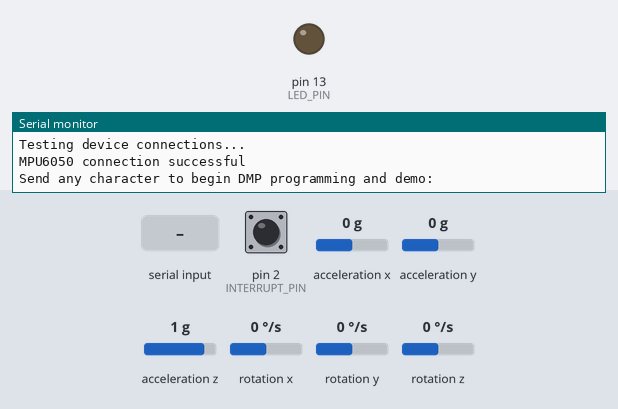
Bench run of a sketch on a simulated Arduino Leonardo, built with avr-gcc and run on an emulated ATmega32U4. Shown: output pins drawn as LEDs (lit = HIGH), the last lines printed to the serial monitor. Dashed ring = blinking. The test bench sets the inputs (shaded band); at power-on: rotation z 0 °/s, acceleration y 0 g, acceleration x 0 g, acceleration z 1 g, pin 2 (INTERRUPT_PIN) LOW, rotation x 0 °/s, rotation y 0 °/s. The sensor or clock chip raises its interrupt line as the real part does.

Above: at 0.8 s.
0.9 s: "1\n" received over Serial
At 2.17 s:
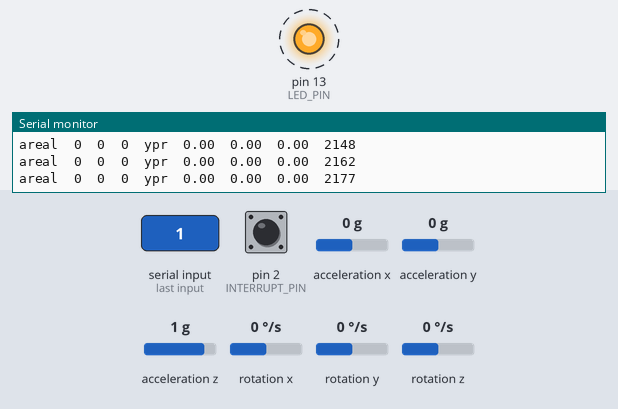
3.9 s: rotation z set to -100 °/s
6.9 s: acceleration y set to 1.4 g
9.9 s: acceleration x set to -1.4 g
12.9 s: acceleration y set to -1.4 g
15.9 s: acceleration z set to -0.8 g
Timing chart, 0 to 19.9 s (numbered marks = the images above; inputs shaded):
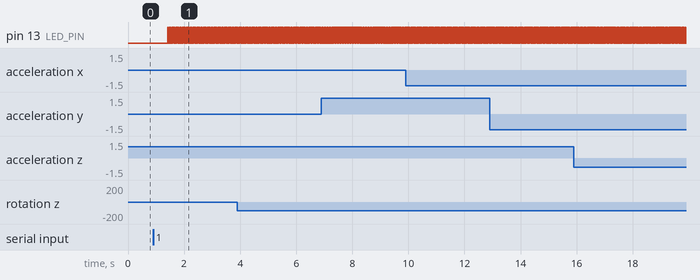

Measured:
- after the input at 0.9 s, pin 13 (LED_PIN): alternates HIGH for 0.01 s and LOW for 0.01 s, starting after 0.52 s

The sketch:

MPU6050_DMP6calibrated.ino
```cpp
// I2C device class (I2Cdev) demonstration Arduino sketch for MPU6050 class using DMP (MotionApps v2.0)
// 6/21/2012 by Jeff Rowberg <jeff@rowberg.net>
// Updates should (hopefully) always be available at https://github.com/jrowberg/i2cdevlib
//
// Changelog:
//      2019-07-08 - Added Auto Calibration and offset generator
//		   - and altered FIFO retrieval sequence to avoid using blocking code
//      2016-04-18 - Eliminated a potential infinite loop
//      2013-05-08 - added seamless Fastwire support
//                 - added note about gyro calibration
//      2012-06-21 - added note about Arduino 1.0.1 + Leonardo compatibility error
//      2012-06-20 - improved FIFO overflow handling and simplified read process
//      2012-06-19 - completely rearranged DMP initialization code and simplification
//      2012-06-13 - pull gyro and accel data from FIFO packet instead of reading directly
//      2012-06-09 - fix broken FIFO read sequence and change interrupt detection to RISING
//      2012-06-05 - add gravity-compensated initial reference frame acceleration output
//                 - add 3D math helper file to DMP6 example sketch
//                 - add Euler output and Yaw/Pitch/Roll output formats
//      2012-06-04 - remove accel offset clearing for better results (thanks Sungon Lee)
//      2012-06-01 - fixed gyro sensitivity to be 2000 deg/sec instead of 250
//      2012-05-30 - basic DMP initialization working

/* ============================================
I2Cdev device library code is placed under the MIT license
Copyright (c) 2012 Jeff Rowberg

Permission is hereby granted, free of charge, to any person obtaining a copy
of this software and associated documentation files (the "Software"), to deal
in the Software without restriction, including without limitation the rights
to use, copy, modify, merge, publish, distribute, sublicense, and/or sell
copies of the Software, and to permit persons to whom the Software is
furnished to do so, subject to the following conditions:

The above copyright notice and this permission notice shall be included in
all copies or substantial portions of the Software.

THE SOFTWARE IS PROVIDED "AS IS", WITHOUT WARRANTY OF ANY KIND, EXPRESS OR
IMPLIED, INCLUDING BUT NOT LIMITED TO THE WARRANTIES OF MERCHANTABILITY,
FITNESS FOR A PARTICULAR PURPOSE AND NONINFRINGEMENT. IN NO EVENT SHALL THE
AUTHORS OR COPYRIGHT HOLDERS BE LIABLE FOR ANY CLAIM, DAMAGES OR OTHER
LIABILITY, WHETHER IN AN ACTION OF CONTRACT, TORT OR OTHERWISE, ARISING FROM,
OUT OF OR IN CONNECTION WITH THE SOFTWARE OR THE USE OR OTHER DEALINGS IN
THE SOFTWARE.
===============================================
*/

// I2Cdev and MPU6050 must be installed as libraries, or else the .cpp/.h files
// for both classes must be in the include path of your project
#include "I2Cdev.h"

#include "MPU6050_6Axis_MotionApps20.h"
//#include "MPU6050.h" // not necessary if using MotionApps include file

// Arduino Wire library is required if I2Cdev I2CDEV_ARDUINO_WIRE implementation
// is used in I2Cdev.h
#if I2CDEV_IMPLEMENTATION == I2CDEV_ARDUINO_WIRE
    #include "Wire.h"
#endif

// class default I2C address is 0x68
// specific I2C addresses may be passed as a parameter here
// AD0 low = 0x68 (default for SparkFun breakout and InvenSense evaluation board)
// AD0 high = 0x69
MPU6050 mpu;
//MPU6050 mpu(0x69); // <-- use for AD0 high

/* =========================================================================
   NOTE: In addition to connection 3.3v, GND, SDA, and SCL, this sketch
   depends on the MPU-6050's INT pin being connected to the Arduino's
   external interrupt #0 pin. On the Arduino Uno and Mega 2560, this is
   digital I/O pin 2.
 * ========================================================================= */

/* =========================================================================
   NOTE: Arduino v1.0.1 with the Leonardo board generates a compile error
   when using Serial.write(buf, len). The Teapot output uses this method.
   The solution requires a modification to the Arduino USBAPI.h file, which
   is fortunately simple, but annoying. This will be fixed in the next IDE
   release. For more info, see these links:

   http://arduino.cc/forum/index.php/topic,109987.0.html
   http://code.google.com/p/arduino/issues/detail?id=958
 * ========================================================================= */


// uncomment "OUTPUT_READABLE_QUATERNION" if you want to see the actual
// quaternion components in a [w, x, y, z] format (not best for parsing
// on a remote host such as Processing or something though)
//#define OUTPUT_READABLE_QUATERNION

// uncomment "OUTPUT_READABLE_EULER" if you want to see Euler angles
// (in degrees) calculated from the quaternions coming from the FIFO.
// Note that Euler angles suffer from gimbal lock (for more info, see
// http://en.wikipedia.org/wiki/Gimbal_lock)
//#define OUTPUT_READABLE_EULER

// uncomment "OUTPUT_READABLE_YAWPITCHROLL" if you want to see the yaw/
// pitch/roll angles (in degrees) calculated from the quaternions coming
// from the FIFO. Note this also requires gravity vector calculations.
// Also note that yaw/pitch/roll angles suffer from gimbal lock (for
// more info, see: http://en.wikipedia.org/wiki/Gimbal_lock)
#define OUTPUT_READABLE_YAWPITCHROLL

// uncomment "OUTPUT_READABLE_REALACCEL" if you want to see acceleration
// components with gravity removed. This acceleration reference frame is
// not compensated for orientation, so +X is always +X according to the
// sensor, just without the effects of gravity. If you want acceleration
// compensated for orientation, us OUTPUT_READABLE_WORLDACCEL instead.
#define OUTPUT_READABLE_REALACCEL

// uncomment "OUTPUT_READABLE_WORLDACCEL" if you want to see acceleration
// components with gravity removed and adjusted for the world frame of
// reference (yaw is relative to initial orientation, since no magnetometer
// is present in this case). Could be quite handy in some cases.
//#define OUTPUT_READABLE_WORLDACCEL

// uncomment "OUTPUT_TEAPOT" if you want output that matches the
// format used for the InvenSense teapot demo
//#define OUTPUT_TEAPOT


#define INTERRUPT_PIN 2  // use pin 2 on Arduino Uno & most boards
#define LED_PIN 13 // (Arduino is 13, Teensy is 11, Teensy++ is 6)
bool blinkState = false;

// MPU control/status vars
bool dmpReady = false;  // set true if DMP init was successful
uint8_t mpuIntStatus;   // holds actual interrupt status byte from MPU
uint8_t devStatus;      // return status after each device operation (0 = success, !0 = error)
uint16_t packetSize;    // expected DMP packet size (default is 42 bytes)
uint16_t fifoCount;     // count of all bytes currently in FIFO
uint8_t fifoBuffer[64]; // FIFO storage buffer

// orientation/motion vars
Quaternion q;           // [w, x, y, z]         quaternion container
VectorInt16 aa;         // [x, y, z]            accel sensor measurements
VectorInt16 aaReal;     // [x, y, z]            gravity-free accel sensor measurements
VectorInt16 aaWorld;    // [x, y, z]            world-frame accel sensor measurements
VectorFloat gravity;    // [x, y, z]            gravity vector
float euler[3];         // [psi, theta, phi]    Euler angle container
float ypr[3];           // [yaw, pitch, roll]   yaw/pitch/roll container and gravity vector

// packet structure for InvenSense teapot demo
uint8_t teapotPacket[14] = { '$', 0x02, 0,0, 0,0, 0,0, 0,0, 0x00, 0x00, '\r', '\n' };


// ================================================================
// ===               INTERRUPT DETECTION ROUTINE                ===
// ================================================================

volatile bool mpuInterrupt = false;     // indicates whether MPU interrupt pin has gone high
void dmpDataReady() {
    mpuInterrupt = true;
}


// ================================================================
// ===                      INITIAL SETUP                       ===
// ================================================================

void setup() {
    // join I2C bus (I2Cdev library doesn't do this automatically)
    #if I2CDEV_IMPLEMENTATION == I2CDEV_ARDUINO_WIRE
        Wire.begin();
        Wire.setClock(400000); // 400kHz I2C clock. Comment this line if having compilation difficulties
    #elif I2CDEV_IMPLEMENTATION == I2CDEV_BUILTIN_FASTWIRE
        Fastwire::setup(400, true);
    #endif

    // initialize serial communication
    // (115200 chosen because it is required for Teapot Demo output, but it's
    // really up to you depending on your project)
    Serial.begin(115200);
    while (!Serial); // wait for Leonardo enumeration, others continue immediately

    // NOTE: 8MHz or slower host processors, like the Teensy @ 3.3V or Arduino
    // Pro Mini running at 3.3V, cannot handle this baud rate reliably due to
    // the baud timing being too misaligned with processor ticks. You must use
    // 38400 or slower in these cases, or use some kind of external separate
    // crystal solution for the UART timer.

    // initialize device
    Serial.println(F("Initializing I2C devices..."));
    mpu.initialize();
    pinMode(INTERRUPT_PIN, INPUT);

    // verify connection
    Serial.println(F("Testing device connections..."));
    Serial.println(mpu.testConnection() ? F("MPU6050 connection successful") : F("MPU6050 connection failed"));

    // wait for ready
    Serial.println(F("\nSend any character to begin DMP programming and demo: "));
    while (Serial.available() && Serial.read()); // empty buffer
    while (!Serial.available());                 // wait for data
    while (Serial.available() && Serial.read()); // empty buffer again

    // load and configure the DMP
    Serial.println(F("Initializing DMP..."));
    devStatus = mpu.dmpInitialize();

    // supply your own gyro offsets here, scaled for min sensitivity
    mpu.setXGyroOffset(127);
    mpu.setYGyroOffset(-24);
    mpu.setZGyroOffset(-20);
    mpu.setXAccelOffset(-6885);
    mpu.setYAccelOffset(33);
    mpu.setZAccelOffset(843); // 1688 factory default for my test chip

    // make sure it worked (returns 0 if so)
    if (devStatus == 0) {
        // Calibration Time: generate offsets and calibrate our MPU6050
        mpu.CalibrateAccel(6);
        mpu.CalibrateGyro(6);
        mpu.PrintActiveOffsets();
        // turn on the DMP, now that it's ready
        Serial.println(F("Enabling DMP..."));
        mpu.setDMPEnabled(true);

        // enable Arduino interrupt detection
        Serial.print(F("Enabling interrupt detection (Arduino external interrupt "));
        Serial.print(digitalPinToInterrupt(INTERRUPT_PIN));
        Serial.println(F(")..."));
        attachInterrupt(digitalPinToInterrupt(INTERRUPT_PIN), dmpDataReady, RISING);
        mpuIntStatus = mpu.getIntStatus();

        // set our DMP Ready flag so the main loop() function knows it's okay to use it
        Serial.println(F("DMP ready! Waiting for first interrupt..."));
        dmpReady = true;

        // get expected DMP packet size for later comparison
        packetSize = mpu.dmpGetFIFOPacketSize();
    } else {
        // ERROR!
        // 1 = initial memory load failed
        // 2 = DMP configuration updates failed
        // (if it's going to break, usually the code will be 1)
        Serial.print(F("DMP Initialization failed (code "));
        Serial.print(devStatus);
        Serial.println(F(")"));
    }

    // configure LED for output
    pinMode(LED_PIN, OUTPUT);
}


// ================================================================
// ===                    MAIN PROGRAM LOOP                     ===
// ================================================================

void loop() {
    // if programming failed, don't try to do anything
    if (!dmpReady) return;
    // read a packet from FIFO
    if (mpu.dmpGetCurrentFIFOPacket(fifoBuffer)) { // Get the Latest packet
        #ifdef OUTPUT_READABLE_QUATERNION
            // display quaternion values in easy matrix form: w x y z
            mpu.dmpGetQuaternion(&q, fifoBuffer);
            Serial.print("quat\t");
            Serial.print(q.w);
            Serial.print("\t");
            Serial.print(q.x);
            Serial.print("\t");
            Serial.print(q.y);
            Serial.print("\t");
            Serial.println(q.z);
        #endif

        #ifdef OUTPUT_READABLE_EULER
            // display Euler angles in degrees
            mpu.dmpGetQuaternion(&q, fifoBuffer);
            mpu.dmpGetEuler(euler, &q);
            Serial.print("euler\t");
            Serial.print(euler[0] * 180/M_PI);
            Serial.print("\t");
            Serial.print(euler[1] * 180/M_PI);
            Serial.print("\t");
            Serial.println(euler[2] * 180/M_PI);
        #endif

        #ifdef OUTPUT_READABLE_YAWPITCHROLL
            // display Euler angles in degrees
            mpu.dmpGetQuaternion(&q, fifoBuffer);
            mpu.dmpGetGravity(&gravity, &q);
            mpu.dmpGetYawPitchRoll(ypr, &q, &gravity);
            Serial.print("ypr\t");
            Serial.print(ypr[0] * 180/M_PI);
            Serial.print("\t");
            Serial.print(ypr[1] * 180/M_PI);
            Serial.print("\t");
            Serial.print(ypr[2] * 180/M_PI);
            Serial.print("\t");
            Serial.println(millis());
        #endif

        #ifdef OUTPUT_READABLE_REALACCEL
            // display real acceleration, adjusted to remove gravity
            mpu.dmpGetQuaternion(&q, fifoBuffer);
            mpu.dmpGetAccel(&aa, fifoBuffer);
            mpu.dmpGetGravity(&gravity, &q);
            mpu.dmpGetLinearAccel(&aaReal, &aa, &gravity);
            Serial.print("areal\t");
            Serial.print(aaReal.x);
            Serial.print("\t");
            Serial.print(aaReal.y);
            Serial.print("\t");
            Serial.print(aaReal.z);
            Serial.print("\t");
        #endif

        #ifdef OUTPUT_READABLE_WORLDACCEL
            // display initial world-frame acceleration, adjusted to remove gravity
            // and rotated based on known orientation from quaternion
            mpu.dmpGetQuaternion(&q, fifoBuffer);
            mpu.dmpGetAccel(&aa, fifoBuffer);
            mpu.dmpGetGravity(&gravity, &q);
            mpu.dmpGetLinearAccel(&aaReal, &aa, &gravity);
            mpu.dmpGetLinearAccelInWorld(&aaWorld, &aaReal, &q);
            Serial.print("aworld\t");
            Serial.print(aaWorld.x);
            Serial.print("\t");
            Serial.print(aaWorld.y);
            Serial.print("\t");
            Serial.println(aaWorld.z);
        #endif

        #ifdef OUTPUT_TEAPOT
            // display quaternion values in InvenSense Teapot demo format:
            teapotPacket[2] = fifoBuffer[0];
            teapotPacket[3] = fifoBuffer[1];
            teapotPacket[4] = fifoBuffer[4];
            teapotPacket[5] = fifoBuffer[5];
            teapotPacket[6] = fifoBuffer[8];
            teapotPacket[7] = fifoBuffer[9];
            teapotPacket[8] = fifoBuffer[12];
            teapotPacket[9] = fifoBuffer[13];
            Serial.write(teapotPacket, 14);
            teapotPacket[11]++; // packetCount, loops at 0xFF on purpose
        #endif

        // blink LED to indicate activity
        blinkState = !blinkState;
        digitalWrite(LED_PIN, blinkState);
    }
}
```
